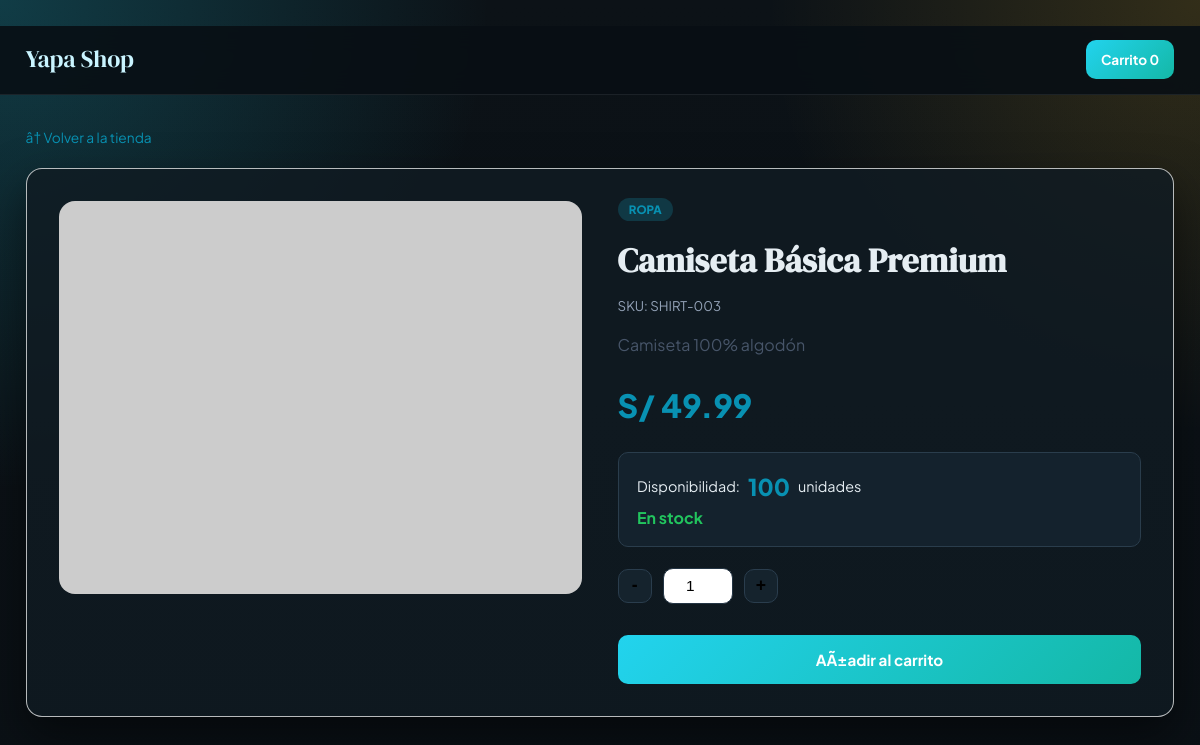
The page /store/product/3 on the database its author committed.
### models.py (models this page shows, shortened)
class Product(db.Model):
    __tablename__ = 'products'
    id = db.Column(db.Integer, primary_key=True)
    sku = db.Column(db.String(50), unique=True, nullable=False)
    name = db.Column(db.String(200), nullable=False)
    category = db.Column(db.String(100), default='General')
    price = db.Column(db.Float, nullable=False, default=0.0)
    stock = db.Column(db.Integer, nullable=False, default=0)
    description = db.Column(db.Text, default='')
    image_url = db.Column(db.String(500), default='')
    created_at = db.Column(db.DateTime, default=datetime.utcnow)
    updated_at = db.Column(db.DateTime, default=datetime.utcnow, onupdate=datetime.utcnow)

### app.py (the view)
@app.route('/store/product/<int:product_id>')
def store_product_detail(product_id):
    product = Product.query.get_or_404(product_id)
    return render_template('store/product_detail.html', product=product)

### app.py (called while the page is built, shortened)
def current_admin_user():
    return session.get('admin_user', 'anonymous')

def current_admin_role():
    return session.get('admin_role', 'guest')

def ensure_csrf_token():
    token = session.get('csrf_token')
    if not token:
        token = secrets.token_hex(16)
        session['csrf_token'] = token
    return token

@app.context_processor
def inject_session_context():
    return {
        'csrf_token': ensure_csrf_token(),
        'admin_role': current_admin_role(),
        'admin_user': current_admin_user(),
        'product_image_src': product_image_src,
        'product_image_proxy_src': product_image_proxy_src
    }

def _normalize_external_url(raw_url: str) -> str:
    if not raw_url:
        return ''
    value = raw_url.strip()
    if not value:
        return ''
    if value.startswith('//'):
        return f'https:{value}'
    parsed = urlparse(value)
    if not parsed.scheme:
        return f'https://{value}'
    return value

def product_image_src(raw_url: str) -> str:
    if not raw_url:
        return ''
    value = _normalize_external_url(raw_url)
    if not value:
        return ''
    if value.startswith('data:') or value.startswith('/'):
        return value
    parsed = urlparse(value)
    if parsed.scheme in ('http', 'https'):
        return value
    return value

def product_image_proxy_src(raw_url: str) -> str:
    value = _normalize_external_url(raw_url)
    if not value:
        return ''
    parsed = urlparse(value)
    if parsed.scheme in ('http', 'https'):
        return url_for('media_product_image', src=value)
    return value

@app.before_request
def enforce_admin_csrf():
    return None

@app.after_request
def set_security_headers(response):
    response.headers['X-Content-Type-Options'] = 'nosniff'
    response.headers['X-Frame-Options'] = 'SAMEORIGIN'
    response.headers['Referrer-Policy'] = 'strict-origin-when-cross-origin'
    response.headers['X-XSS-Protection'] = '1; mode=block'
    csp = (
        "default-src 'self' https: data: 'unsafe-inline' 'unsafe-eval'; "
        "img-src 'self' https: http: data: blob:"
    )
    response.headers['Content-Security-Policy'] = csp
    return response

### templates/store/product_detail.html (shortened to what this page needs)
﻿<!DOCTYPE html>
<html lang="es">
<head>
    <link rel="stylesheet" href="{{ url_for('static', filename='css/style.css') }}">
</head>
<body class="store-page">
    <header class="store-header">
        <div class="header-inner">
            <a href="{{ url_for('store_home') }}" class="store-logo">Yapa Shop</a>
            <div class="header-right">
                <a href="{{ url_for('store_cart') }}" class="cart-btn" id="btn-cart">
                    Carrito <span id="cart-count">0</span>
                </a>
            </div>
        </div>
    </header>
    <main class="product-detail-page">
        <a href="{{ url_for('store_home') }}" class="breadcrumb" id="breadcrumb-home">â† Volver a la tienda</a>
        <div class="product-detail-container">
            <div class="product-detail-image">
                {% if product.image_url %}
                    <img src="{{ product_image_src(product.image_url) }}"
                         data-proxy-src="{{ product_image_proxy_src(product.image_url) }}"
                         alt="{{ product.name }}"
                         id="product-main-image"
                         class="remote-image">
                {% else %}
                    <div class="image-placeholder-large">Producto</div>
                {% endif %}
            </div>
            <div class="product-detail-info">
                <span class="product-category-tag" id="product-category">{{ product.category }}</span>
                <h1 class="product-detail-name" id="product-name">{{ product.name }}</h1>
                <p class="product-sku" id="product-sku">SKU: {{ product.sku }}</p>
                <p class="product-description" id="product-description">{{ product.description }}</p>
                <div class="product-detail-price" id="product-price">S/ {{ "%.2f"|format(product.price) }}</div>
                <div class="stock-realtime-container">
                    <div class="stock-counter" id="stock-display">
                        <span class="stock-label">Disponibilidad:</span>
                        <span class="stock-value" id="stock-count">{{ product.stock }}</span>
                        <span class="stock-unit">unidades</span>
                    </div>
                    <div class="stock-status" id="stock-status-text">
                        {% if product.stock > 0 %}
                            <span class="status-available">En stock</span>
                        {% else %}
                            <span class="status-outofstock">Agotado</span>
                        {% endif %}
                    </div>
                </div>
                <div class="add-to-cart-container">
                    <div class="qty-selector">
                        <button onclick="changeQty(-1)" id="btn-qty-decrease">-</button>
                        <input type="number" id="qty-input" value="1" min="1"
                               max="{{ product.stock }}" {% if product.stock == 0 %}disabled{% endif %}>
                        <button onclick="changeQty(1)" id="btn-qty-increase">+</button>
                    </div>
                    <button class="btn-add-to-cart-detail
                            {% if product.stock == 0 %}btn-out-of-stock{% else %}btn-available{% endif %}"
                            id="btn-add-to-cart"
                            data-product-id="{{ product.id }}"
                            onclick="addToCartDetail()">
                        {% if product.stock == 0 %}Sin Stock{% else %}AÃ±adir al carrito{% endif %}
                    </button>
                </div>
            </div>
        </div>
    </main>
</body>
</html>

### static/css/style.css (style rules this page uses)
:root { --primary: #22d3ee; --primary-dark: #0891b2; --primary-soft: #103844; --success: #22c55e; --danger: #ef4444; --warning: #f59e0b; --accent: #fbbf24; --text: #e5edf2; --text-muted: #94a3b8; --bg: #0c1217; --bg-deep: #0f1a21; --card-bg: rgba(17, 27, 35, 0.82); --border: #243544; --sidebar-bg: #0b1218; --sidebar-text: #b8c9d6; --shadow: 0 10px 30px rgba(0, 0, 0, 0.35); --shadow-lg: 0 18px 45px rgba(0, 0, 0, 0.5); --radius: 16px; --radius-sm: 10px; }
* { box-sizing: border-box; margin: 0; padding: 0; }
body { font-family: 'Plus Jakarta Sans', sans-serif; color: var(--text); line-height: 1.6; background: radial-gradient(circle at 0% 0%, rgba(34, 211, 238, 0.22), transparent 34%), radial-gradient(circle at 100% 0%, rgba(251, 191, 36, 0.16), transparent 30%), linear-gradient(180deg, #0c1217 0%, #0a1015 100%); }
h1, h2, h3 { font-family: 'DM Serif Display', serif; letter-spacing: 0.2px; }
.store-header { position: sticky; top: 0; z-index: 100; backdrop-filter: blur(12px); background: rgba(8, 15, 21, 0.9); border-bottom: 1px solid rgba(255,255,255,.08); }
.header-inner { display: flex; align-items: center; gap: 1.3rem; max-width: 1400px; margin: 0 auto; padding: .9rem 1.6rem; }
.store-logo { font-family: 'DM Serif Display', serif; font-size: 1.5rem; font-weight: 400; color: #c9f4ff; text-decoration: none; }
.header-right { display: flex; gap: .8rem; align-items: center; margin-left: auto; }
.cart-btn { padding: .55rem .95rem; background: linear-gradient(135deg, var(--primary), #14b8a6); color: #fff; text-decoration: none; border-radius: var(--radius-sm); font-weight: 700; font-size: .85rem; }
.btn-add-to-cart, .btn-add-to-cart-detail { padding: .58rem .95rem; border-radius: var(--radius-sm); font-family: inherit; font-size: .84rem; font-weight: 700; cursor: pointer; border: none; transition: all .2s; }
.btn-available { background: linear-gradient(135deg, var(--primary), #14b8a6); color: #fff; }
.btn-add-to-cart-detail { width: 100%; padding: .95rem; font-size: .95rem; margin-top: 1rem; }
.product-detail-page { max-width: 1200px; margin: 2rem auto; padding: 0 1.6rem; }
.breadcrumb { color: var(--primary-dark); text-decoration: none; font-size: .86rem; display: block; margin-bottom: 1.2rem; }
.product-detail-container { display: grid; grid-template-columns: 1fr 1fr; gap: 2.2rem; background: var(--card-bg); padding: 2rem; border-radius: var(--radius); box-shadow: var(--shadow-lg); border: 1px solid rgba(255,255,255,.7); }
.product-detail-image img { width: 100%; border-radius: var(--radius); }
.product-category-tag { font-size: .72rem; font-weight: 800; text-transform: uppercase; color: var(--primary-dark); background: var(--primary-soft); padding: .26rem .7rem; border-radius: 999px; }
.product-detail-name { font-size: 2.1rem; margin: .9rem 0 .45rem; }
.product-sku { color: var(--text-muted); font-size: .83rem; margin-bottom: .95rem; }
.product-description { color: #475569; line-height: 1.75; margin-bottom: 1.3rem; }
.product-detail-price { font-size: 2rem; font-weight: 800; color: var(--primary-dark); margin-bottom: 1.3rem; }
.stock-realtime-container { background: #14222d; padding: .95rem 1.15rem; border-radius: var(--radius-sm); margin-bottom: 1.3rem; border: 1px solid #2a3d4c; }
.stock-counter { display: flex; align-items: center; gap: .5rem; font-size: .9rem; }
.stock-value { font-size: 1.45rem; font-weight: 800; color: var(--primary-dark); }
.status-available { color: var(--success); font-weight: 700; }
.qty-selector { display: flex; align-items: center; gap: .7rem; margin-bottom: .95rem; }
.qty-selector button { width: 34px; height: 34px; background: #15232d; border: 1.5px solid #2a3d4d; border-radius: var(--radius-sm); font-size: 1.1rem; cursor: pointer; font-weight: 700; }
.qty-selector input { width: 70px; text-align: center; padding: .5rem; border: 1.5px solid var(--border); border-radius: var(--radius-sm); font-size: .96rem; }

### rows shown on the page
Product: category "ROPA", name "Camiseta Básica Premium", sku "SHIRT-003", description "Camiseta 100% algodón", price "49.99", stock "100", stock "1"
